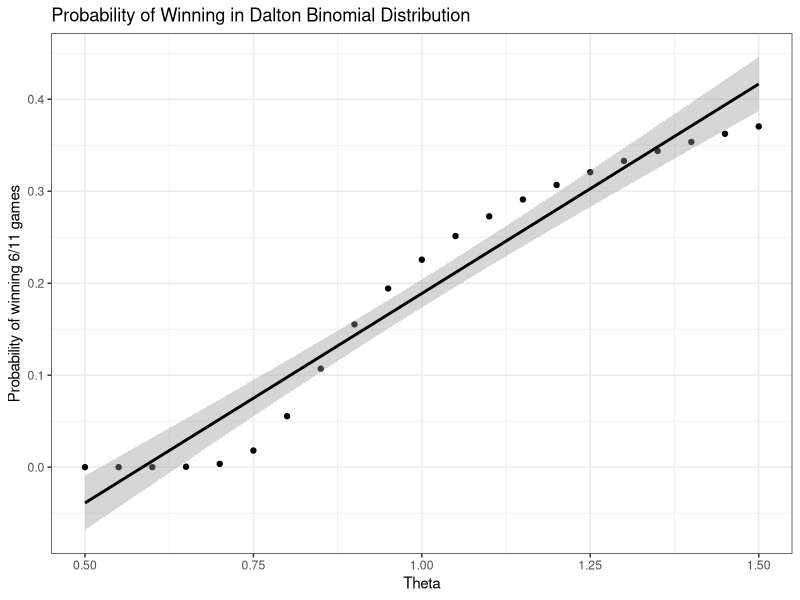

This figure's R source:
## ---- chunk 1
#| echo: false

default_chunk_hook <- knitr::knit_hooks$get("chunk")

latex_font_size <- c(
  "Huge",
  "huge",
  "LARGE",
  "Large",
  "large",
  "normalsize",
  "small",
  "footnotesize",
  "scriptsize",
  "tiny"
)

knitr::knit_hooks$set(chunk = function(x, options) {
  x <- default_chunk_hook(x, options)
  if (options$size %in% latex_font_size) {
    paste0("\n \\", options$size, "\n\n", x, "\n\n \\normalsize")
  } else {
    x
  }
})
## ---- chunk 2
#| label: load-packages
#| include: false
library(tidyverse)
library(patchwork)
## ---- chunk 3
daltbinom <- function(x, size, prob, theta) {
  normalizing.constant <- 0
  for (j in 0:size) {
    normalizing.constant <- normalizing.constant +
      choose(size, j) * prob^j * (1 - prob)^(size - j) * theta^(j * (size - j))
  }
  # Probability Mass at x=x
  (1 / normalizing.constant) *
    choose(size, x) *
    prob^x *
    (1 - prob)^(size - x) *
    theta^(x * (size - x)) *
    (x >= 0) *
    (x <= size)
}
## ---- chunk 4
daltbbinom.single <- function(x, size, alpha, beta, theta) {
  integrand <- function(p) {
    sapply(
      p, # integrate will pass in a vector, so we use sapply to apply the following
      function(p_val) {
        # f(x|p) * f(p|alpha, beta)
        daltbinom(x, size, p_val, theta) * dbeta(p_val, alpha, beta)
      }
    )
  }
  # Probability Mass at x=x
  # integrate(integrand, lower = 0, upper = 1)$value * (x>=0)*(x<=size)
  # I shrink the bounds below to avoid log(0)=-infinty
  # I use try() to catch when there is an error and avoid crashing
  res <- try(
    integrate(integrand, lower = 1e-7, upper = 1 - 1e-7)$value *
      (x >= 0) *
      (x <= size),
    silent = TRUE
  )
  # If there is an error, return a near-zero probability
  if (inherits(res, "try-error")) {
    return(0.1^6)
  }

  res
}
# Write a function that works on a vector
daltbbinom <- function(x, size, alpha, beta, theta) {
  sapply(
    X = x,
    FUN = daltbbinom.single,
    size = size,
    alpha = alpha,
    beta = beta,
    theta = theta
  )
}
## ---- chunk 5

# Create the vector of probabilities for each theta. We use a function to essentially "vectorize" the daltbinom function (now I am wondering if it was already vectorized for theta).

prob = function(t) {
  daltbinom(x = 6, size = 11, prob = 0.5, theta = t)
}


thetas = seq(from = 0.5, to = 1.5, by = 0.05 )

probs = sapply(thetas, prob)
data = tibble(thetas,probs)

## ---- chunk 6
#Plot the probability vs theta

ggplot(data) + # Specify Data
geom_point(aes(x = thetas, # Specify x-axis
y = probs)) + # Specify y-axis
geom_smooth(aes(x = thetas, # Specify x-axis
y = probs), # Specify y-axis
method = "lm", # Specify best fit line
color = "black") + # Specify line color
theme_bw() + # A cleaner theme
labs(x = "Theta", # Specify axis labels
y = "Probability of winning 6/11 games") +
ggtitle("Probability of Winning in Dalton Binomial Distribution") # Plot title
## ---- chunk 7
